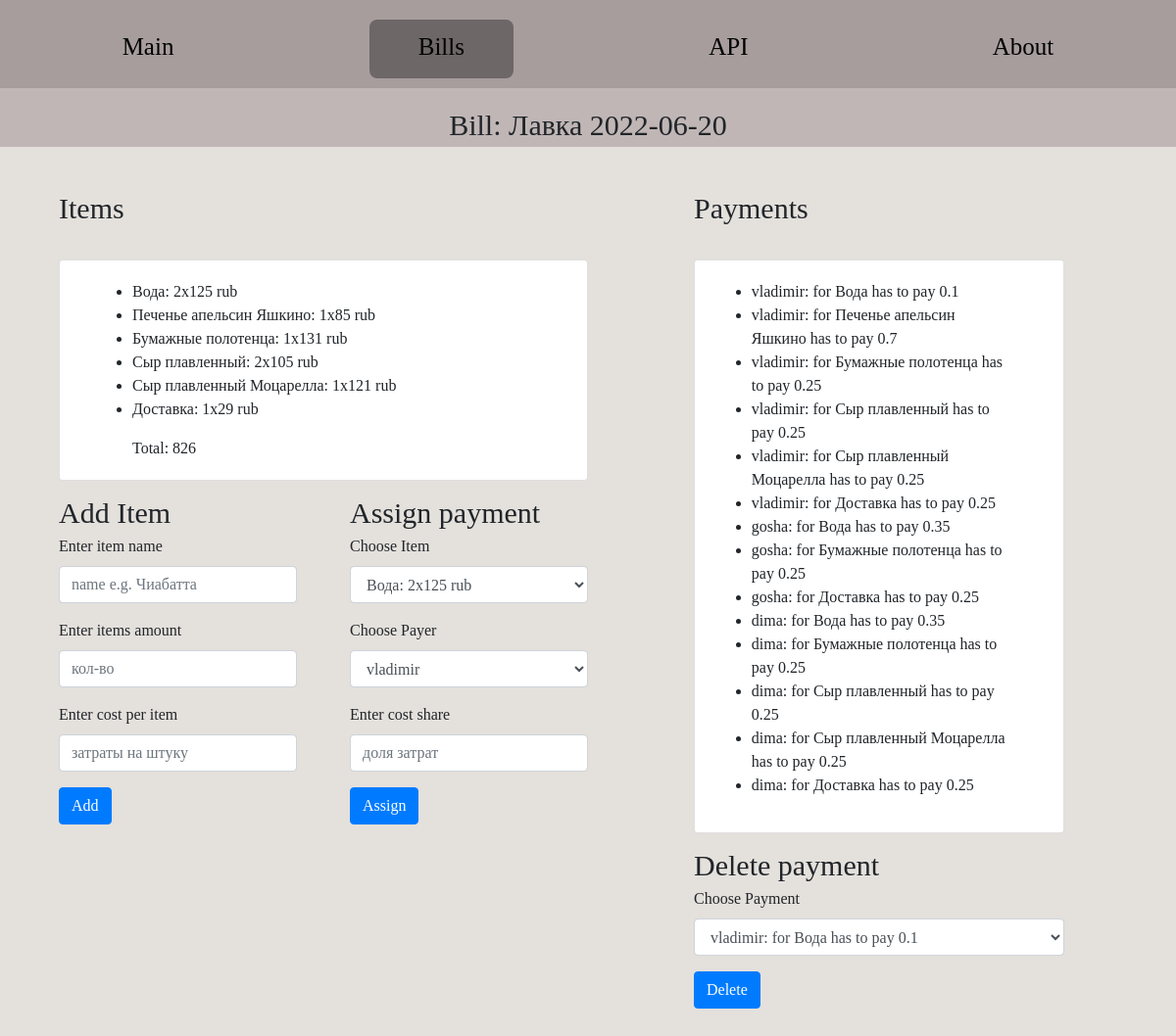
Screenshot of /bills/14 with the database file from the repository.
### bills/models.py (models this page shows, shortened)
class Bill(models.Model):
    name = models.CharField(max_length=50)
    date = models.DateField()
    comment = models.CharField(max_length=500, blank=True)
    lender = models.ForeignKey(get_user_model(), on_delete=models.CASCADE, related_name='lender', editable = True, blank=True)
    def _is_payed(self):
        "Returns true if it has payments and all payments are payed"
        all_items = Item.objects.filter(bill = self).all()
        Payed_payments = Item_Payment.objects.filter(item__in = all_items).filter(is_payed = True).all()
        All_payments = Item_Payment.objects.filter(item__in = all_items).all()
        if All_payments and (list(All_payments) == list(Payed_payments)):
            return True
        else:
            return False
    is_payed = property(_is_payed)
    def __str__(self):
        return f'{self.name} {self.date}' #: {self.cost_total}rub'

class Item(models.Model):
    name = models.CharField(max_length=500)
    amount = models.PositiveIntegerField()
    cost_per_exemplar = models.PositiveIntegerField()
    bill = models.ForeignKey(Bill, on_delete=models.CASCADE, related_name='items')
    def _get_cost_total(self):
        return self.amount*self.cost_per_exemplar
    cost_total = property(_get_cost_total)
    def __str__(self):
        return f'{self.name}: {self.amount}x{self.cost_per_exemplar} rub'

class Item_Payment(models.Model):
    item = models.ForeignKey(Item, on_delete=models.CASCADE, related_name='payments')
    payer = models.ForeignKey(get_user_model(), on_delete=models.CASCADE, related_name='payers')
    paying_part = models.FloatField(editable = True, validators=[MinValueValidator(0.0), MaxValueValidator(1.0)])
    is_payed = models.BooleanField(editable = True, default = False)
    def _get_paying_amount(self):
        "Returns the paing amount"
        return round(self.paying_part*self.item.cost_per_exemplar*self.item.amount, 2)
    paying_amount = property(_get_paying_amount)
    def _get_lender(self):
        "Returns the lender of the bill where the item is on"
        return self.item.bill.lender
    lender = property(_get_lender)

### bills/views.py (the view)
# urls.py: path('<int:bill_id>', views.bill, name='bill'),
def bill(request, bill_id):
    users = get_user_model().objects.all()
    bill = Bill.objects.get(id = bill_id)
    items = Item.objects.filter(bill = bill).all().order_by('id')
    payments = Item_Payment.objects.filter(item__in = items).all().order_by('payer', 'item_id')
    total_costs = 0
    for item in items:
        total_costs += item.cost_total
    return render(request, 'bills/bill.html', {
            'bill': bill,
            'items': items,
            'total_costs': total_costs,
            'payments': payments,
            'users': users
        })

### bills/templates/bills/bill.html (shortened to what this page needs)
{% extends 'bills/layout.html' %}
{% block body %}
<header class="subHeader">
    <nav>
        <l1 class="title">Bill: {{ bill }}</l1>
    </nav>
</header>
<div class="mainBox">
    <div class="ItemsBox">
        <l1 class="title">Items</l1>
        <div class="card" style="padding-bottom: 0%;">
            <div class="card-body">
                {% if bill.items %}
                <ul class="list">
                {% for item in items %}
                    <li>{{ item }}</li>
                {% endfor %}
                </ul>
                <div>
                    Total: {{ total_costs }}
                </div>
                {% else %}
                    <l3>Bill has no items</l3>
                {% endif %}
            </div>
        </div>
        <div class="subMainBox">
            <div class="subFormBoxLeft">
                <l1 class="title">Add Item</l1>
                <form action="{% url 'bills:add_item' bill.id %}" method="post">
                    <div class="form-group">
                        <label>Enter item name</label>
                        <input class="form-control" type="text" placeholder="name e.g. Чиабатта" name="name">
                    </div>
                    <div class="form-group">
                        <label>Enter items amount</label>
                        <input class="form-control"  type="number" placeholder="кол-во" name="amount">
                    </div>
                    <div class="form-group">
                        <label>Enter cost per item</label>
                        <input class="form-control"  type="number" placeholder="затраты на штуку" name="cost_per_exemplar">
                    </div>
                    <button type="submit" class="btn btn-primary">Add</button>
                </form>
            </div>
            <div class="subFormBox">
                <l1 class="title">Assign payment</l1>
                <form action="{% url 'bills:assign_payment' bill.id %}" method="post">
                    <div class="form-group">
                        <label>Choose Item</label>
                        <select class="form-control" name="item">
                            {% for item in items %}
                                <option value="{{ item.id }}">{{ item }}</option>
                            {% endfor %}
                        </select>
                    </div>
                    <div class="form-group">
                        <label>Choose Payer</label>
                        <select class="form-control" name="payer">
                            {% for user in users %}
                                <option value="{{ user.id }}">{{ user }}</option>
                            {% endfor %}
                        </select>
                    </div>
                    <div class="form-group">
                        <label>Enter cost share</label>
                        <input class="form-control"  type="number" step="0.01" placeholder="доля затрат" name="paying_part">
                    </div>
                    <button type="submit" class="btn btn-primary">Assign</button>
                </form>
            </div>
        </div>
    </div>
    <div class="paymentsBox">
        <l1 class="title">Payments</l1>
        <div class="card" style="padding-bottom: 0%; margin-bottom: 10px;">
            <div class="card-body">
                {% if payments %}
                    <ul class="list">
                    {% for payment in payments %}
                        <li> {{ payment.payer }}: for {{ payment.item.name }} has to pay {{ payment.paying_part }}</li>
                    {% endfor %}
                    </ul>
                {% else %}
                    <l3>Bill has no payments</l3>
                {% endif %}
            </div>
        </div>
        <l1 class="title">Delete payment</l1>
        <form action="{% url 'bills:delete_payment' bill.id %}" method="post">
            <div class="form-group">
                <label>Choose Payment</label>
                <select class="form-control" name="payment">
                    {% for payment in payments %}
                        <option value="{{ payment.id }}">{{ payment.payer }}: for {{ payment.item.name }} has to pay {{ payment.paying_part }}</option>
                    {% endfor %}
                </select>
            </div>
            <button type="submit" class="btn btn-primary">Delete</button>
        </form>
    </div>
</div>
{% endblock %}

### static/css/main.css (style rules this page uses)
* { margin: 0; padding: 0; box-sizing: border-box; }
body { height: 670px; background-color: rgb(228, 224, 220); -webkit-background-size: cover; background-size: cover; padding-top: 150px; font-family: "Cuprum" }
header { position: fixed; top:0; width: 100%; height: 90px; padding-top: 20px; background-color: rgb(167, 157, 157); z-index:2; }
.subHeader { position: fixed; top:90px; width: 100%; height: 60px; background-color: rgb(192, 182, 182); z-index:2; list-style-type: none; display: flex; justify-content: space-around; align-items: flex-end; }
.mainBox { display: flex; margin: 0 5%; padding-top: 40px }
.subMainBox { display: flex; padding-top: 10px }
.subFormBox { width: 50%; padding-left: 5%; padding-bottom: 10%; }
.subFormBoxLeft { width: 50%; padding-right: 5%; padding-bottom: 10%; }
.ItemsBox { font-weight: 500; font-size: 16px; width: 50%; }
.paymentsBox { width: 45%; padding-left: 10%; margin-bottom: 20%; }
.list { text-align: left; }
.title { margin: 0 auto; text-align: center; font-size: 30px; }
.card { margin-top: 30px; padding-left: 10%; padding-right: 10%; padding-bottom: 10%; }

### rows the page displays
Bill: name+date "Лавка 2022-06-20"
Item: name+amount+cost_per_exemplar "Вода: 2x125 rub"
Item: name+amount+cost_per_exemplar "Печенье апельсин Яшкино: 1x85 rub"
Item: name+amount+cost_per_exemplar "Бумажные полотенца: 1x131 rub"
Item: name+amount+cost_per_exemplar "Сыр плавленный: 2x105 rub"
Item: name+amount+cost_per_exemplar "Сыр плавленный Моцарелла: 1x121 rub"
Item: name+amount+cost_per_exemplar "Доставка: 1x29 rub"
Item_Payment: payer "vladimir", item.name "Вода", paying_part "0.1"
Item_Payment: payer "vladimir", item.name "Печенье апельсин Яшкино", paying_part "0.7"
Item_Payment: payer "vladimir", item.name "Бумажные полотенца", paying_part "0.25"
Item_Payment: payer "vladimir", item.name "Сыр плавленный", paying_part "0.25"
Item_Payment: payer "vladimir", item.name "Сыр плавленный Моцарелла", paying_part "0.25"
Item_Payment: payer "vladimir", item.name "Доставка", paying_part "0.25"
Item_Payment: payer "gosha", item.name "Вода", paying_part "0.35"
Item_Payment: payer "gosha", item.name "Бумажные полотенца", paying_part "0.25"
Item_Payment: payer "gosha", item.name "Доставка", paying_part "0.25"
Item_Payment: payer "dima", item.name "Вода", paying_part "0.35"
Item_Payment: payer "dima", item.name "Бумажные полотенца", paying_part "0.25"
Item_Payment: payer "dima", item.name "Сыр плавленный", paying_part "0.25"
Item_Payment: payer "dima", item.name "Сыр плавленный Моцарелла", paying_part "0.25"
Item_Payment: payer "dima", item.name "Доставка", paying_part "0.25"

### other values shown
{{ total_costs }} "826"
form field item "Вода: 2x125 rub"
form field payer "vladimir"
form field payment "vladimir: for Вода has to pay 0.1"
